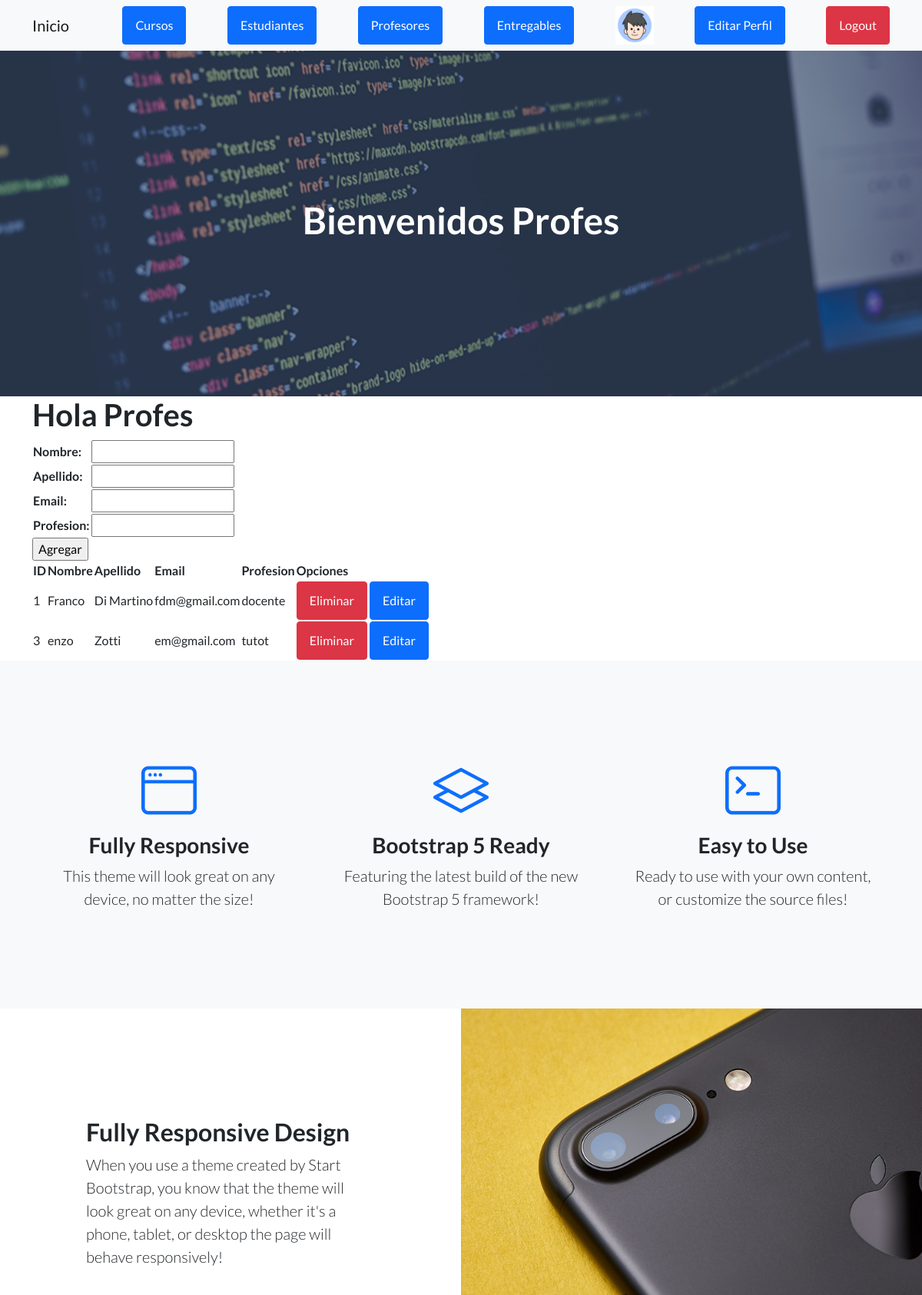
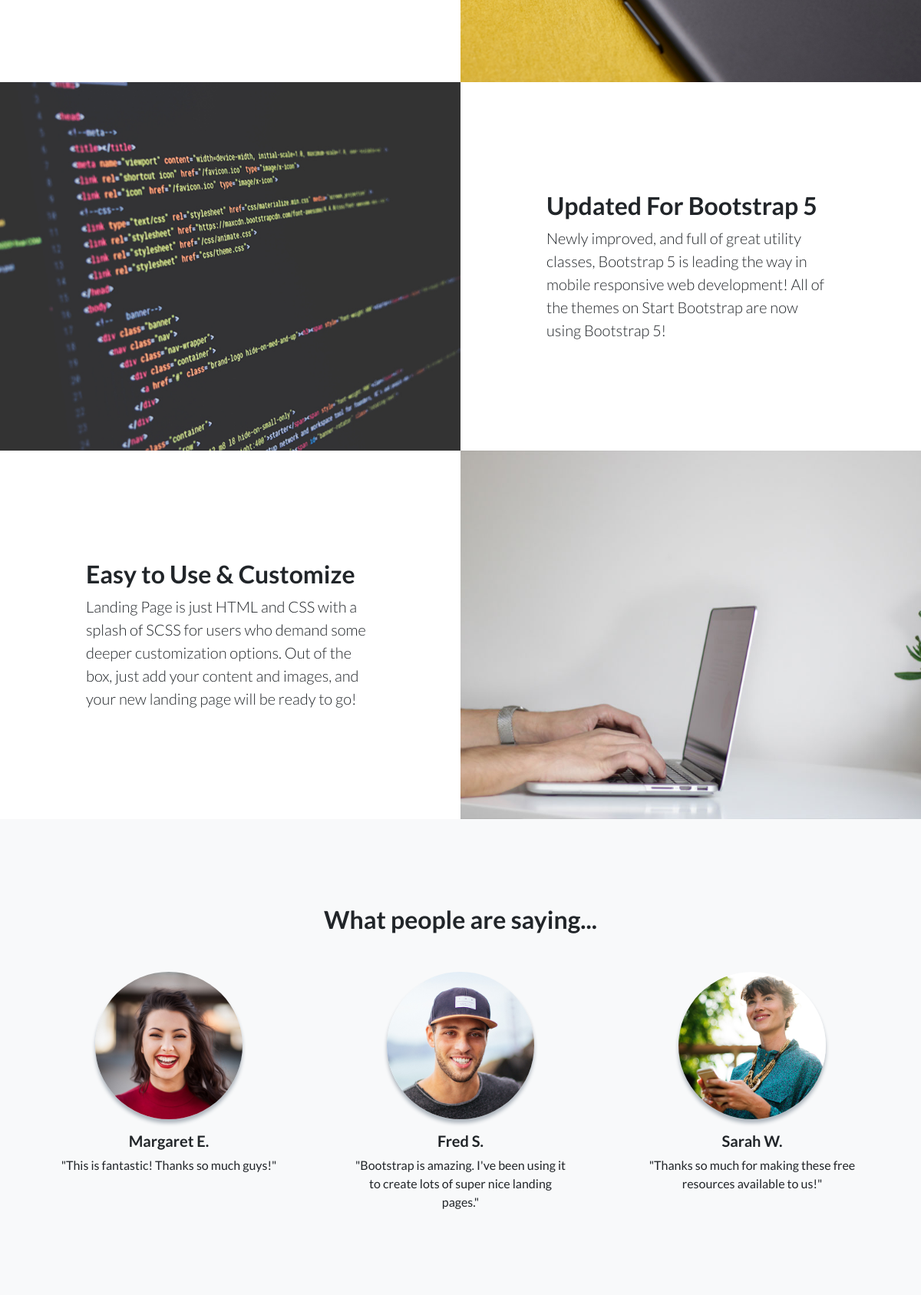
Screenshot of /AppCoder/profesores/ (signed in, upper part) with the database file from the repository (2 pictures, top to bottom).
### AppCoder/models.py (models this page shows, shortened)
class Profesor(models.Model):
    nombre= models.CharField(max_length= 50)
    apellido= models.CharField(max_length= 50)
    email= models.EmailField()
    profesion= models.CharField(max_length= 50)

### AppCoder/views.py (the view)
# urls.py: path('profesores/', profesores, name="profesores"),
@login_required
def profesores(request):
    if request.method == "POST":
        form = ProfesorForm(request.POST)
        if form.is_valid():
            profesor = Profesor()
            profesor.nombre = form.cleaned_data["nombre"]
            profesor.apellido = form.cleaned_data["apellido"]
            profesor.email = form.cleaned_data["email"]
            profesor.profesion = form.cleaned_data["profesion"]
            profesor.save()
            form = ProfesorForm()
    else:
            form = ProfesorForm()
    profesores = Profesor.objects.all()
    contexto = {"profesores" : profesores, "form" : form, "avatar" : obtener_avatar(request )}
    return render(request, "AppCoder/profesores.html", contexto)

### AppCoder/forms.py
class ProfesorForm(forms.Form):
    nombre= forms.CharField(max_length= 50)
    apellido= forms.CharField(max_length= 50)
    email= forms.EmailField()
    profesion= forms.CharField(max_length= 50)

### AppCoder/views.py (called while the page is built)
def obtener_avatar(request):
    avatares=Avatar.objects.filter(user=request.user.id)
    if len(avatares)!=0:
        return avatares[0].imagen.url
    else:
        return "/media/avatars/avatar_default.jpg"

### AppCoder/templates/AppCoder/profesores.html (shortened to what this page needs)
{% extends "AppCoder/padre.html" %}
{% load static %}
{% block titulo %}
    <h1> Bienvenidos Profes </h1>
{% endblock %}
{% block contenido_que_cambia %}
    <h1>Hola Profes</h1>
    <form action="" method="post">
        <table>
        {{ form.as_table }}
        </table>
        <input type="submit" value="Agregar">
    </form>
    <table>
        <thead>
            <tr>
                <th> ID </th>
                <th> Nombre </th>
                <th> Apellido </th>
                <th> Email </th>
                <th> Profesion </th>
                <th> Opciones </th>
            </tr>
        </thead>
        <tbody>
            {% for profesor in profesores %}
            <tr>
                <td>
                    {{ profesor.id }}
                </td>
                <td>
                    {{ profesor.nombre }}
                </td>
                <td>
                    {{ profesor.apellido }}
                </td>
                <td>
                    {{ profesor.email }}
                </td>
                <td>
                    {{ profesor.profesion }}
                </td>
                <td>
                    <a class="btn btn-danger" href="{% url 'eliminar_profesor' profesor.id %}"> Eliminar </a>
                    <a class="btn btn-primary" href="{% url 'editar_profesor' profesor.id %}"> Editar </a>
                </td>
            </tr>
            {% endfor %}
        </tbody>
    </table>
{% endblock %}

### rows the page displays
Profesor: id "1", nombre "Franco", apellido "Di Martino", email "fdm@gmail.com", profesion "docente"
Profesor: id "3", nombre "enzo", apellido "Zotti", email "em@gmail.com", profesion "tutot"
